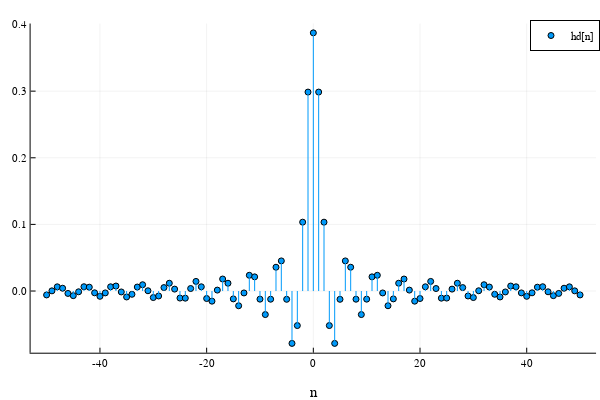

Notebook code for this chart:
### Code cell
N = 101
n = -(N-1)÷2 : (N-1)÷2
ωp = 3π/8
ωr = 5π/8
ωc = 3.1π/8
hd = (ωc/π) * sinc.((ωc/π)*n)
plot(n, hd, line = :stem, marker = (:circle, 3), xlabel = "n",
 label = "hd[n]")
